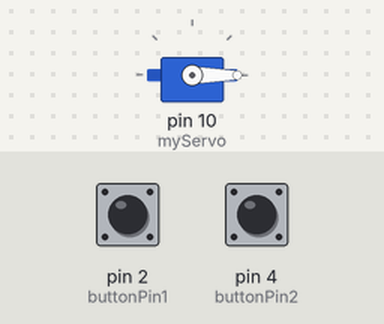
The sketch below on a simulated Arduino Uno, built with avr-gcc and run on an emulated ATmega328P. On the bench: servo. The test bench sets the inputs (shaded band); at power-on: pin 2 (buttonPin1) LOW, pin 4 (buttonPin2) LOW.

Above: at 1.2 s.
1.3 s: pin 2 (buttonPin1) pulled HIGH for 0.15 s
At 1.37 s:
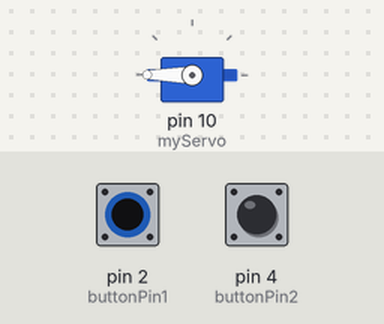
2.9 s: pin 2 (buttonPin1) pulled HIGH for 3.2 s
At 6.7 s:
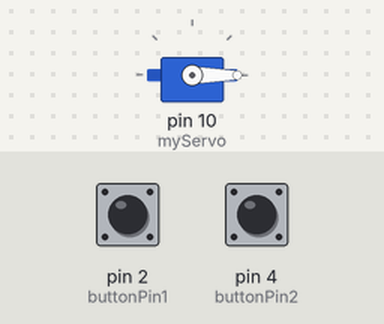
Timing chart, 0 to 8.2 s (numbered marks = the images above; inputs shaded):
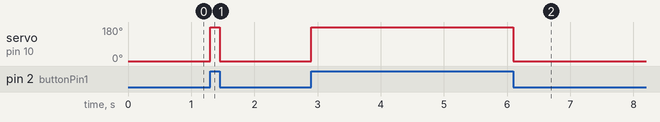

The sketch:

Scenes_1_2.ino
```cpp
#include <Servo.h>

Servo myServo;
int buttonPin1 = 2;
int buttonPin2 = 4;
int ledPin = 6;
int servoSwitch;

void setup() {
  myServo.attach(10);
  pinMode(buttonPin1, INPUT);
  pinMode(buttonPin2, INPUT);
  pinMode(ledPin, INPUT);
}

void loop()
{
  if(digitalRead(buttonPin1) == HIGH)
  {
    myServo.write(180);
  }
  else
  {
    myServo.write(0);
  }

  if(digitalRead(buttonPin2) == HIGH)
  {
    digitalWrite(ledPin, HIGH);
    delay(5000);
    digitalWrite(ledPin, LOW);
  }
  else
  {
    digitalWrite(ledPin, LOW);
  }

}
```

Measured:
- after the input at 1.3 s, servo on pin 10 (myServo): 0° → 180° at once, → 0° 0.15 s later
- after the input at 2.9 s, servo on pin 10 (myServo): 0° → 180° at once, → 0° 3.2 s later
